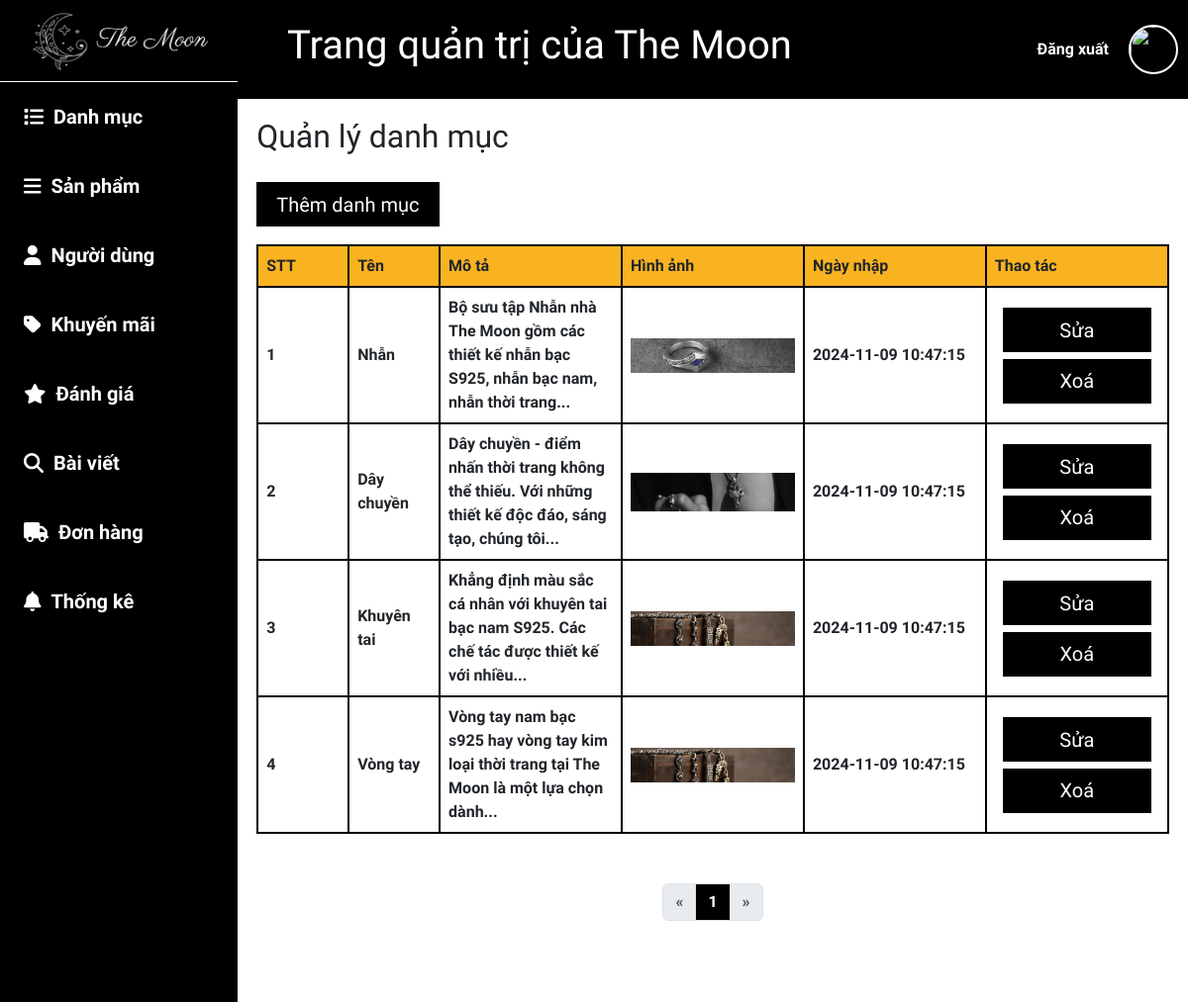
/admin/index.php (signed in), run on the app's committed database.
### tables this page shows
CREATE TABLE `danh_muc` (
  `id` int(11) NOT NULL COMMENT 'Mã danh mục',
  `ten` varchar(255) NOT NULL COMMENT 'Tên danh mục',
  `mo_ta` text NOT NULL COMMENT 'Mô tả danh mục',
  `hinh_anh` varchar(255) NOT NULL COMMENT 'Hình ảnh danh mục',
  `ngay_nhap` timestamp NOT NULL DEFAULT current_timestamp() COMMENT 'Ngày lập danh mục'
);

### admin/controller/CategoryController.php (called while the page is built, shortened)
<?php
require_once ('../app/model/CategoryModel.php');
class CategoryController
{
    private $data;
    private $category;
    function __construct()
    {
        $this->category = new CategoryModel();
    }
    function renderview($view, $data = null)
    {
        $view = './view/' . $view . '.php';
        require_once $view;
    }
    function getAllcate()
    {
        $currentPage = isset($_GET['page']) ? (int)$_GET['page'] : 1;
        $itemsPerPage = 9;
        $offset = ($currentPage - 1) * $itemsPerPage;
        $totalProducts = $this->category->getCountAllCate();
        $totalPages = ceil($totalProducts / $itemsPerPage);
        $this->data['currentPage'] = $currentPage;
        $this->data['totalPages'] = $totalPages;
        $this->data['cate'] = $this->category->getAllCate($offset, $itemsPerPage);
        $this->renderview('category', $this->data);
    }
}

### app/model/database.php (called while the page is built, shortened)
<?php
class Database
{
  private $servername = "localhost";
  private $username = "root";
  private $password = "";
  private $dbname = "themoon";
  private $conn;
  private $stmt;
  public function __construct()
  {
    try {
      $this->conn = new PDO("mysql:host=$this->servername;dbname=$this->dbname;charset=utf8", $this->username, $this->password);
      $this->conn->setAttribute(PDO::ATTR_ERRMODE, PDO::ERRMODE_EXCEPTION);
    } catch (PDOException $e) {
      echo "Connection failed: " . $e->getMessage();
    }
  }
  function query($sql, $param = [])
  {
    $this->stmt = $this->conn->prepare($sql);
    $this->stmt->execute($param);
    return $this->stmt;
  }
  function getAll($sql, $param = [])
  {
    $stmt = $this->query($sql, $param);
    return $this->stmt->fetchAll(PDO::FETCH_ASSOC);
  }
}

### app/model/CategoryModel.php (called while the page is built, shortened)
<?php
class CategoryModel
{
    private $db;
    function __construct()
    {
        $this->db = new Database();
    }
    function getAllCate($offset, $limit)
    {
        $sql = "SELECT * FROM danh_muc LIMIT $limit OFFSET $offset";
        return $this->db->getAll($sql);
    }
}

### admin/view/category.php (the view, shortened to what this page needs)
<div class="main-table">
  <h2>Quản lý danh mục</h2>
  <a href="index.php?view=addcate"><button>Thêm danh mục</button></a>
  <table>
    <thead>
      <tr>
        <th style="width: 10%;">STT</th>
        <th style="width: 10%;">Tên</th>
        <th style="width: 20%;">Mô tả</th>
        <th style="width: 20%;">Hình ảnh</th>
        <th style="width: 20%;">Ngày nhập</th>
        <th style="width: 20%;">Thao tác</th>
      </tr>
    </thead>
    <tbody>
      <?php
      $listcate = $data['cate'];
      for ($i = 0; $i < count($listcate); $i++) {
      ?>
        <tr>
          <td><?= $i + 1 ?></td>
          <td><?= $listcate[$i]['ten'] ?></td>
          <td><?= subword($listcate[$i]['mo_ta'], 20) ?></td>
          <td><img width="100%" src="../img/<?= $listcate[$i]['hinh_anh'] ?>" alt=""></td>
          <td><?= $listcate[$i]['ngay_nhap'] ?></td>
          <td class="button">
            <a href="index.php?view=editcate&id=<?= $listcate[$i]['id'] ?>"><button>Sửa</button></a>
            <a href="index.php?view=del_cate&id=<?= $listcate[$i]['id'] ?>"><button>Xoá</button></a>
          </td>
        </tr>
      <?php }; ?>
    </tbody>
  </table>
  <div id="page">
    <nav aria-label="Page navigation example">
      <ul class="pagination justify-content-center">
        <?php
        $currentPage = $data['currentPage'];
        ?>
        <li class="page-item <?php echo ($currentPage == 1) ? 'disabled' : ''; ?>">
          <a class="page-link" href="?view=category&page=<?php echo 1; ?>" aria-label="Previous">
            <span aria-hidden="true">&laquo;</span>
          </a>
        </li>
        <?php
        $totalPages = $data['totalPages'];
        for ($i = 1; $i <= $totalPages; $i++) :
        ?>
          <li class="page-item ">
            <a class="page-link <?php echo ($currentPage == $i) ? 'active-check' : ''; ?>" href="?view=category&page=<?php echo $i; ?>"><?php echo $i; ?></a>
          </li>
        <?php endfor; ?>
        <li class="page-item <?php echo ($currentPage == $totalPages) ? 'disabled' : ''; ?>">
          <a class="page-link" href="?view=category&page=<?php echo $totalPages; ?>" aria-label="Next">
            <span aria-hidden="true">&raquo;</span>
          </a>
        </li>
      </ul>
    </nav>
  </div>
</div>
</main>
</div>
</body>
</html>

### public/css/admin.css (style rules this page uses)
body { width: 100%; height: 1000px; margin: 0; }
nav { width: 100%; height: 100px; display: flex; justify-content: space-between; background-color: black; color: white; align-items: center; }
nav a { text-decoration: none; color: white; }
main .main-table { margin: 2%; }
main .main-table button { margin: 2% 0; height: 45px; width: 20%; font-size: 20px; border: none; background-color: black; color: white; }
main table { border-collapse: collapse; border: 2px solid black; max-width: 100%; width: 100%; height: 100%; }
main td, main th { border: 2px solid black; padding: 8px; text-align: left; }
main th { background-color: #fab320; font-weight: bold; }
.button { text-align: center; }
main .main-table table button { width: 90%; }
#page nav { margin-top: 50px; background-color: white; text-align: center; display: flex; flex-direction: column; }
#page .active-check { background-color: black; color: white; }

### data on the page
danh_muc: ten "Nhẫn", mo_ta "Bộ sưu tập Nhẫn nhà The Moon gồm các thiết kế nhẫn bạc S925, nhẫn bạc nam, nhẫn thời trang...", hinh_anh (picture), ngay_nhap "2024-11-09 10:47:15"
danh_muc: ten "Dây chuyền", mo_ta "Dây chuyền - điểm nhấn thời trang không thể thiếu. Với những thiết kế độc đáo, sáng tạo, chúng tôi...", hinh_anh (picture), ngay_nhap "2024-11-09 10:47:15"
danh_muc: ten "Khuyên tai", mo_ta "Khẳng định màu sắc cá nhân với khuyên tai bạc nam S925. Các chế tác được thiết kế với nhiều...", hinh_anh (picture), ngay_nhap "2024-11-09 10:47:15"
danh_muc: ten "Vòng tay", mo_ta "Vòng tay nam bạc s925 hay vòng tay kim loại thời trang tại The Moon là một lựa chọn dành...", hinh_anh (picture), ngay_nhap "2024-11-09 10:47:15"
